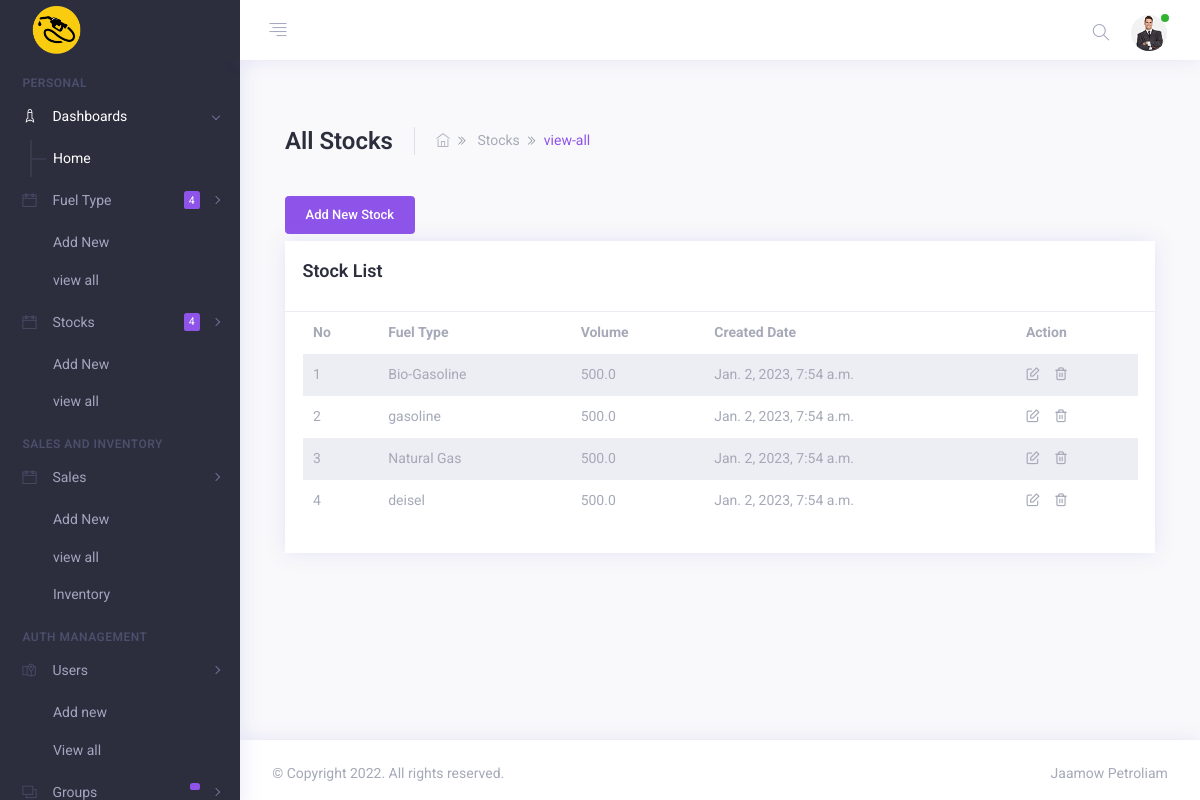
Before: /stocks/ (signed in) with the older database file.
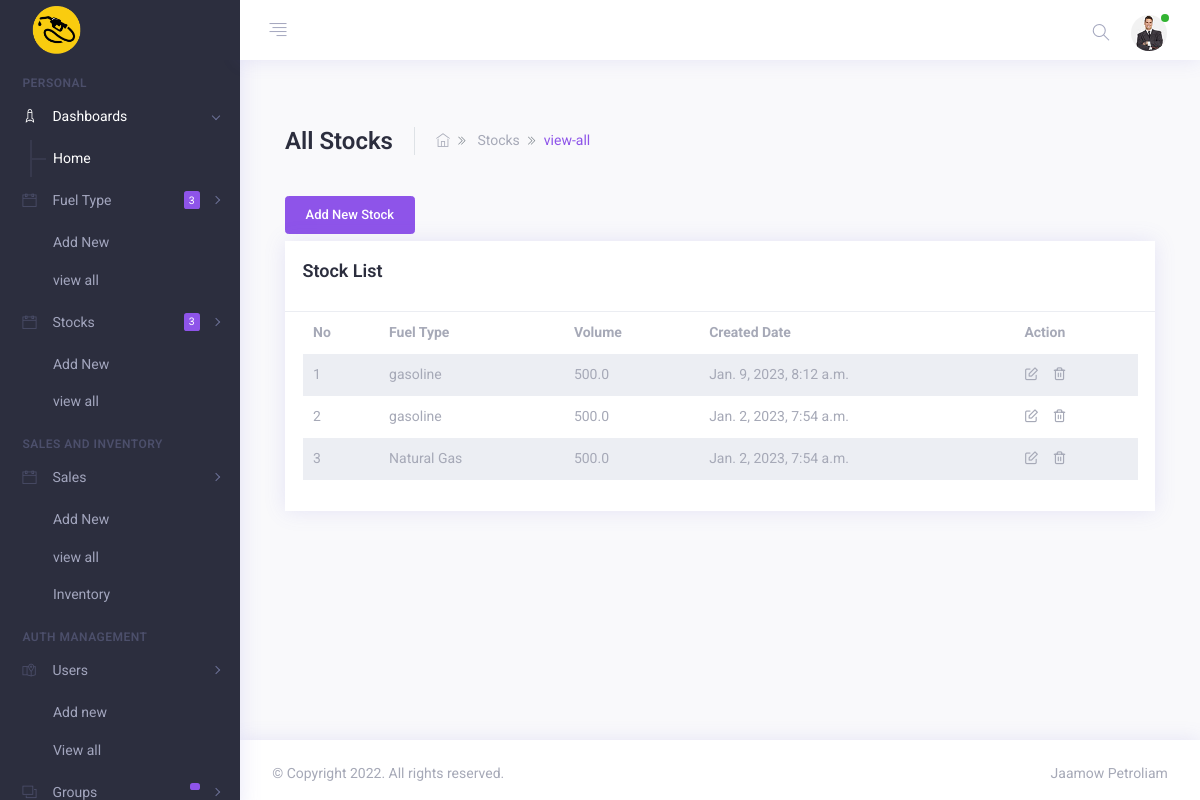
After: the same page with the newer database file.
### base/models.py (models this page shows, shortened)
class Stock(models.Model):
    date = models.DateField(null=True, blank = True)
    fuel = models.ForeignKey(Fuel, on_delete=models.CASCADE)
    volume = models.FloatField(max_length=(15,2),default=0)
    user = models.CharField(max_length=100, blank=True)
    created = models.DateTimeField(auto_now=True)
    updated = models.DateTimeField(auto_now_add=True)
    class Meta:
        ordering = ['-updated','-created']
        verbose_name_plural = "Stock lists"

class Fuel(models.Model):
    name = models.CharField(max_length=100, unique=True)
    price = models.FloatField(max_length=(15,2), default=0)
    user = models.CharField(max_length=100, blank=True)
    status = models.CharField(max_length=2,choices=(('1','Active'),('0', 'Inactive')) , default = 1)
    delete_flag = models.IntegerField(default = 0)
    created = models.DateTimeField(default = timezone.now)
    updated = models.DateTimeField(auto_now=True)
    class Meta:
        ordering = ['-updated','-created']
        verbose_name_plural = "fuel type lists"
    def __str__(self):
        return self.name

### base/views.py (the view)
# urls.py: path('stocks/', views.stockView, name="stocks"),
@login_required(login_url='login')
@permission_required('base.view_stock', raise_exception=True)
def stockView(request):
    fuels = Fuel.objects.filter(delete_flag=0, status=1).all()
    stocks = Stock.objects.filter(fuel__id__in = fuels).all()
    context = {
        "stocks":stocks,
        "fuels":fuels,
        "page_name":"Stock List"
    }
    return render(request, 'base/stock_list.html', context)

### base/templates/base/stock_list.html (shortened to what this page needs)
{% extends 'base.html' %}
{% block content %}
<br>
    <div class="container justify-content-center">
        <div class="row">
            <div class="col-md-12 m-b-30">
                <div class="d-block d-lg-flex flex-nowrap align-items-center">
                    <div class="page-title mr-4 pr-4 border-right">
                        <h1>All Stocks</h1>
                    </div>
                    <div class="breadcrumb-bar align-items-center">
                        <nav>
                            <ol class="breadcrumb p-0 m-b-0">
                                <li class="breadcrumb-item">
                                    <a href="{% url 'home' %}"><i class="ti ti-home"></i></a>
                                </li>
                                <li class="breadcrumb-item">
                                    Stocks
                                </li>
                                <li class="breadcrumb-item active text-primary" aria-current="page">view-all</li>
                            </ol>
                        </nav>
                    </div>
                </div>
            </div>
        </div>
     <div>
        {% if perms.base.add_stock %}
        <a href="{% url 'new_stock' %}"><button class="btn btn-primary">Add New Stock</button></a>
     {% endif  %}
    </div>
        <div class="card mb-4 mt-2">
            <div class="card-header">
                <h4>{{page_name}}</h4>
            </div>
            <div class="card-body scrollbar scroll_dark pt-0" style="max-height: 350px;">
                <div class="datatable-wrapper table-responsive">
                    <table id="datatable" class="table table-borderless table-striped">
                        <thead>
                            <th>No</th>
                            <th>Fuel Type</th>
                            <th>Volume</th>
                            <th>Created Date</th>
                            <th>Action</th>
                        </thead>
                        <tbody>
                            <tr>
                                {% for stock in stocks %}
                                <td>{{forloop.counter}}</td>
                                <td>{{stock.fuel}}</td>
                                <td>{{stock.volume}}</td>
                                <td>{{stock.created}}</td>
                                <td>
                                    <a class="mr-3" href="{% url 'update_stock' stock.id %}"><i class="fe fe-edit"></i></a><a href="{% url 'delete_stock' stock.id %}" onclick="return confirm('Are you sure you want to delete this item?');"><i class="fe fe-trash-2"></i></a>
                                </td>
                            </tr>
                            {% endfor %}
                        </tbody>
                    </table>
                </div>
            </div>
        </div>
    </div>
{% endblock %}

Changed rows visible on the page:
no longer on this page (row unchanged): Stock: fuel "deisel", volume "500.0", created "Jan. 2, 2023, 7:54 a.m."
changed Stock: fuel "Bio-Gasoline" → "gasoline"; created "Jan. 2, 2023, 7:54 a.m." → "Jan. 9, 2023, 8:12 a.m."
Other visible differences:
{{ fuels.count }}: "4" → "3"
{{ stocks.count }}: "4" → "3"
